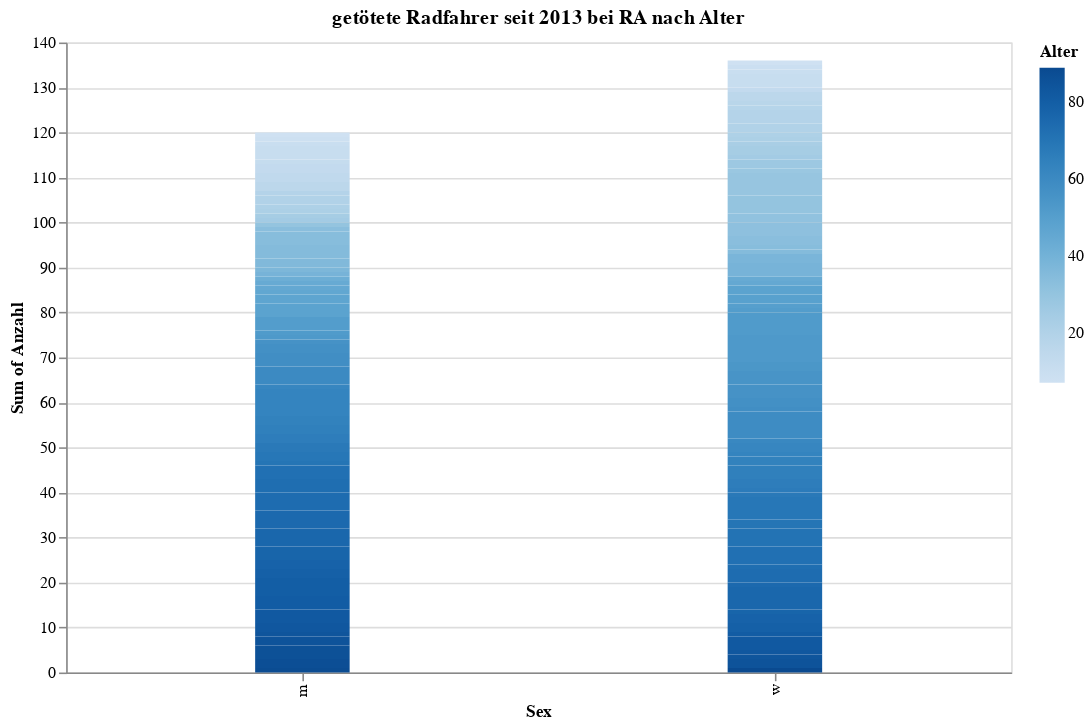

Notebook source saved alongside this figure:
### Code cell
source=unf[unf['Typ*']=='RA']

source = unf[unf['Typ*']=='RA'].groupby(['Sex','Alter']).size().reset_index()
source=source.rename(columns={0:'Anzahl'})

chart=alt.Chart(source).mark_bar(size=60,strokeOpacity=0.5,strokeWidth=0).encode(
    y='sum(Anzahl):Q',
    x='Sex:N',
    color='Alter:Q'

).properties(
    width=600,
    height=400,
    title='getötete Radfahrer seit 2013 bei RA nach Alter'
)
chart

### Figure 1 — Vega-Lite specification as saved in the notebook (floating-point values rounded to 4 significant figures)
{"config": {"view": {"continuousWidth": 400, "continuousHeight": 300}}, "data": {"name": "data-0a2a2499e862b20ef0023656fcb87465"}, "mark": {"type": "bar", "size": 60, "strokeOpacity": 0.5, "strokeWidth": 0}, "encoding": {"color": {"type": "quantitative", "field": "Alter"}, "x": {"type": "nominal", "field": "Sex"}, "y": {"type": "quantitative", "aggregate": "sum", "field": "Anzahl"}}, "height": 400, "title": "getötete Radfahrer seit 2013 bei RA nach Alter", "width": 600, "$schema": "https://vega.github.io/schema/vega-lite/v4.0.2.json", "datasets": {"data-0a2a2499e862b20ef0023656fcb87465": [{"Sex": "m", "Alter": 7.0, "Anzahl": 1}, {"Sex": "m", "Alter": 8.0, "Anzahl": 1}, {"Sex": "m", "Alter": 10.0, "Anzahl": 1}, {"Sex": "m", "Alter": 11.0, "Anzahl": 3}, {"Sex": "m", "Alter": 12.0, "Anzahl": 1}, {"Sex": "m", "Alter": 13.0, "Anzahl": 2}, {"Sex": "m", "Alter": 14.0, "Anzahl": 2}, {"Sex": "m", "Alter": 16.0, "Anzahl": 2}, {"Sex": "m", "Alter": 19.0, "Anzahl": 1}, {"Sex": "m", "Alter": 20.0, "Anzahl": 2}, {"Sex": "m", "Alter": 21.0, "Anzahl": 1}, {"Sex": "m", "Alter": 22.0, "Anzahl": 1}, {"Sex": "m", "Alter": 24.0, "Anzahl": 1}, {"Sex": "m", "Alter": 25.0, "Anzahl": 1}, {"Sex": "m", "Alter": 30.0, "Anzahl": 1}, {"Sex": "m", "Alter": 33.0, "Anzahl": 1}, {"Sex": "m", "Alter": 34.0, "Anzahl": 3}, {"Sex": "m", "Alter": 35.0, "Anzahl": 3}, {"Sex": "m", "Alter": 36.0, "Anzahl": 2}, {"Sex": "m", "Alter": 37.0, "Anzahl": 1}, {"Sex": "m", "Alter": 39.0, "Anzahl": 1}, {"Sex": "m", "Alter": 42.0, "Anzahl": 1}, {"Sex": "m", "Alter": 44.0, "Anzahl": 1}, {"Sex": "m", "Alter": 45.0, "Anzahl": 1}, {"Sex": "m", "Alter": 46.0, "Anzahl": 1}, {"Sex": "m", "Alter": 47.0, "Anzahl": 2}, {"Sex": "m", "Alter": 48.0, "Anzahl": 3}, {"Sex": "m", "Alter": 51.0, "Anzahl": 3}, {"Sex": "m", "Alter": 52.0, "Anzahl": 1}, {"Sex": "m", "Alter": 53.0, "Anzahl": 1}, {"Sex": "m", "Alter": 56.0, "Anzahl": 1}, {"Sex": "m", "Alter": 57.0, "Anzahl": 2}, {"Sex": "m", "Alter": 58.0, "Anzahl": 3}, {"Sex": "m", "Alter": 60.0, "Anzahl": 4}, {"Sex": "m", "Alter": 62.0, "Anzahl": 1}, {"Sex": "m", "Alter": 63.0, "Anzahl": 6}, {"Sex": "m", "Alter": 64.0, "Anzahl": 2}, {"Sex": "m", "Alter": 65.0, "Anzahl": 2}, {"Sex": "m", "Alter": 66.0, "Anzahl": 2}, {"Sex": "m", "Alter": 68.0, "Anzahl": 2}, {"Sex": "m", "Alter": 69.0, "Anzahl": 2}, {"Sex": "m", "Alter": 70.0, "Anzahl": 1}, {"Sex": "m", "Alter": 72.0, "Anzahl": 3}, {"Sex": "m", "Alter": 73.0, "Anzahl": 3}, {"Sex": "m", "Alter": 74.0, "Anzahl": 4}, {"Sex": "m", "Alter": 75.0, "Anzahl": 4}, {"Sex": "m", "Alter": 76.0, "Anzahl": 4}, {"Sex": "m", "Alter": 77.0, "Anzahl": 3}, {"Sex": "m", "Alter": 78.0, "Anzahl": 2}, {"Sex": "m", "Alter": 79.0, "Anzahl": 2}, {"Sex": "m", "Alter": 80.0, "Anzahl": 4}, {"Sex": "m", "Alter": 81.0, "Anzahl": 3}, {"Sex": "m", "Alter": 82.0, "Anzahl": 3}, {"Sex": "m", "Alter": 83.0, "Anzahl": 2}, {"Sex": "m", "Alter": 84.0, "Anzahl": 1}, {"Sex": "m", "Alter": 85.0, "Anzahl": 2}, {"Sex": "m", "Alter": 86.0, "Anzahl": 3}, {"Sex": "m", "Alter": 87.0, "Anzahl": 2}, {"Sex": "m", "Alter": 88.0, "Anzahl": 1}, {"Sex": "w", "Alter": 7.0, "Anzahl": 1}, {"Sex": "w", "Alter": 9.0, "Anzahl": 1}, {"Sex": "w", "Alter": 10.0, "Anzahl": 1}, {"Sex": "w", "Alter": 11.0, "Anzahl": 3}, {"Sex": "w", "Alter": 13.0, "Anzahl": 1}, {"Sex": "w", "Alter": 16.0, "Anzahl": 2}, {"Sex": "w", "Alter": 17.0, "Anzahl": 1}, {"Sex": "w", "Alter": 18.0, "Anzahl": 1}, {"Sex": "w", "Alter": 19.0, "Anzahl": 3}, {"Sex": "w", "Alter": 20.0, "Anzahl": 2}, {"Sex": "w", "Alter": 21.0, "Anzahl": 1}, {"Sex": "w", "Alter": 22.0, "Anzahl": 1}, {"Sex": "w", "Alter": 23.0, "Anzahl": 1}, {"Sex": "w", "Alter": 24.0, "Anzahl": 2}, {"Sex": "w", "Alter": 25.0, "Anzahl": 1}, {"Sex": "w", "Alter": 27.0, "Anzahl": 2}, {"Sex": "w", "Alter": 28.0, "Anzahl": 1}, {"Sex": "w", "Alter": 29.0, "Anzahl": 5}, {"Sex": "w", "Alter": 30.0, "Anzahl": 4}, {"Sex": "w", "Alter": 31.0, "Anzahl": 2}, {"Sex": "w", "Alter": 32.0, "Anzahl": 3}, {"Sex": "w", "Alter": 33.0, "Anzahl": 2}, {"Sex": "w", "Alter": 34.0, "Anzahl": 1}, {"Sex": "w", "Alter": 35.0, "Anzahl": 1}, {"Sex": "w", "Alter": 38.0, "Anzahl": 2}, {"Sex": "w", "Alter": 39.0, "Anzahl": 3}, {"Sex": "w", "Alter": 44.0, "Anzahl": 1}, {"Sex": "w", "Alter": 45.0, "Anzahl": 1}, {"Sex": "w", "Alter": 48.0, "Anzahl": 2}, {"Sex": "w", "Alter": 49.0, "Anzahl": 2}, {"Sex": "w", "Alter": 50.0, "Anzahl": 1}, {"Sex": "w", "Alter": 51.0, "Anzahl": 1}, {"Sex": "w", "Alter": 52.0, "Anzahl": 5}, {"Sex": "w", "Alter": 53.0, "Anzahl": 6}, {"Sex": "w", "Alter": 54.0, "Anzahl": 2}, {"Sex": "w", "Alter": 55.0, "Anzahl": 3}, {"Sex": "w", "Alter": 56.0, "Anzahl": 3}, {"Sex": "w", "Alter": 57.0, "Anzahl": 2}, {"Sex": "w", "Alter": 58.0, "Anzahl": 1}, {"Sex": "w", "Alter": 59.0, "Anzahl": 6}, {"Sex": "w", "Alter": 61.0, "Anzahl": 1}, {"Sex": "w", "Alter": 62.0, "Anzahl": 2}, {"Sex": "w", "Alter": 63.0, "Anzahl": 1}, {"Sex": "w", "Alter": 64.0, "Anzahl": 2}, {"Sex": "w", "Alter": 65.0, "Anzahl": 3}, {"Sex": "w", "Alter": 66.0, "Anzahl": 2}, {"Sex": "w", "Alter": 67.0, "Anzahl": 1}, {"Sex": "w", "Alter": 68.0, "Anzahl": 1}, {"Sex": "w", "Alter": 69.0, "Anzahl": 5}, {"Sex": "w", "Alter": 70.0, "Anzahl": 2}, {"Sex": "w", "Alter": 71.0, "Anzahl": 4}, {"Sex": "w", "Alter": 72.0, "Anzahl": 4}, {"Sex": "w", "Alter": 73.0, "Anzahl": 1}, {"Sex": "w", "Alter": 74.0, "Anzahl": 3}, {"Sex": "w", "Alter": 75.0, "Anzahl": 1}, {"Sex": "w", "Alter": 76.0, "Anzahl": 5}, {"Sex": "w", "Alter": 77.0, "Anzahl": 1}, {"Sex": "w", "Alter": 78.0, "Anzahl": 2}, {"Sex": "w", "Alter": 79.0, "Anzahl": 2}, {"Sex": "w", "Alter": 81.0, "Anzahl": 1}, {"Sex": "w", "Alter": 82.0, "Anzahl": 3}, {"Sex": "w", "Alter": 83.0, "Anzahl": 1}, {"Sex": "w", "Alter": 84.0, "Anzahl": 1}, {"Sex": "w", "Alter": 85.0, "Anzahl": 2}, {"Sex": "w", "Alter": 89.0, "Anzahl": 1}]}}
